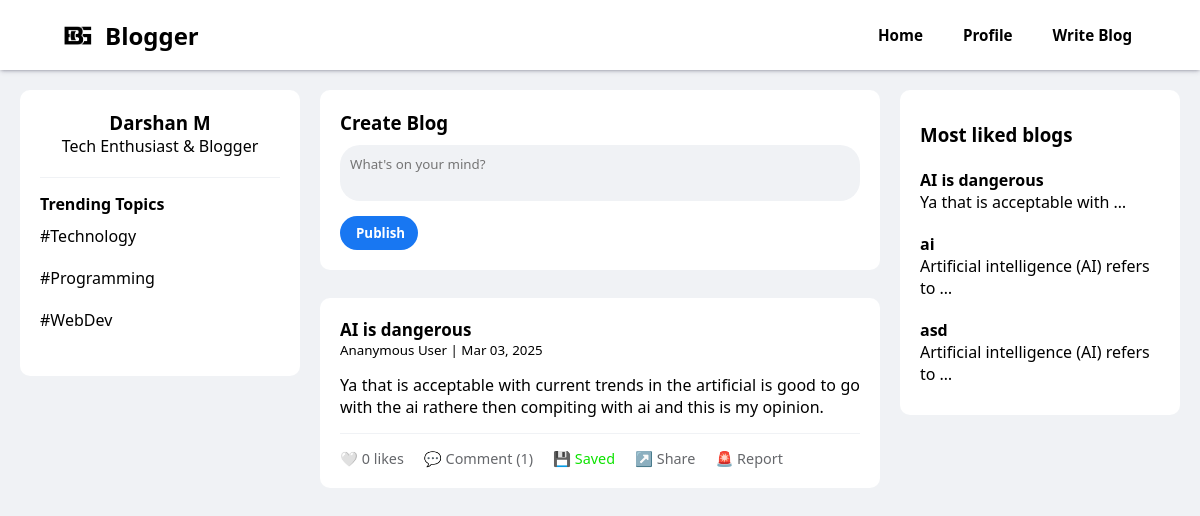
The app's page /blog/AI is dangerous/1/ (signed in) with its own data.
### home/models.py (models this page shows, shortened)
class Blogs(models.Model):
    user_name=models.CharField(max_length=100)
    title=models.CharField(max_length=100,default='Blog')
    content =models.TextField(max_length=10000)
    date =models.DateField()
    ananymous=models.BooleanField(default=False)
    likes=models.IntegerField(default=0)
    blockcomments=models.BooleanField(default=False)
    reported=models.IntegerField(default=0)

### home/views.py (the view)
# urls.py: path("blog/<title>/<int:id>/",views.ananymousGetSharedblog,name="Get shared Blog"),
def ananymousGetSharedblog(request,title,id):
    data=Blogs.objects.get(id=id)
    title=title.replace('_',' ')
    if title != data.title:
        return HttpResponse('Invalid URL!')
    if isinstance(request.user, AnonymousUser):
        return render(request,'sharedBlog.html',{'blog': data })
    else:
        data=Blogs.objects.filter(id=id)
        serializer=BlogSerializer(data,many=True)
        d=serializer.data
        details=Details.objects.filter(user_name=request.user).first()
        saved_blogs = details.saved if details else []
        for blog in d:
            if Likes.objects.filter(blog_id=blog['id'], user_name=request.user).exists():
                blog['liked'] = True
            blog['date'] = datetime.strptime(blog['date'], '%Y-%m-%d').strftime('%b %d, %Y')
            blog['comments'] = Comments.objects.filter(blog_id=blog['id']).order_by('-id')
            blog['no_of_comments'] = len(blog['comments'])
            blog['save']=False
            if blog['id'] in saved_blogs:
                blog['save'] = True
        trending = Blogs.objects.exclude(user_name=request.user).order_by('-likes')[:5]
        return render(request,'index.html',{'blogs': d,'trending': trending})

### templates/index.html (shortened to what this page needs)
{% extends "base.html" %} {% block css %}
<link rel="stylesheet" href="\static\index.css" />
{% endblock css %}
{% block body %}
<body>
  <div class="main-container">
    <aside class="sidebar">
      <div class="profile-card">
        <h3>{{request.user.get_full_name}}</h3>
        <p>Tech Enthusiast & Blogger</p>
      </div>
      <div class="trending">
        <h4>Trending Topics</h4>
        <div class="trending-item">
          <span>#Technology</span>
        </div>
        <div class="trending-item">
          <span>#Programming</span>
        </div>
        <div class="trending-item">
          <span>#WebDev</span>
        </div>
      </div>
    </aside>
    <main class="feed">
      <div class="create-post">
        <h3>Create Blog</h3>
        <form action="" method="POST">
          <textarea name="content" class="post-input" placeholder="What's on your mind?"></textarea>
          <button type="submit" class="btn btn-primary" style="margin-top: 10px;">Publish</button>
        </form>
      </div>
      {% for blog in blogs %}
      {% if blog.reported < 10 %}
      <div id="post-card{{blog.id}}" class="post-card">
        <div class="post-header">
          <div class="post-meta">
            <strong style="font-size: 17px;">{{ blog.title }}</strong>
            <small>
              {% if blog.ananymous %}
              <span class="span">Ananymous User
              </span>
              {% else %}
              <span class="span">{{blog.user_name}}
                {% if blog.user_name == "admin" %}
                <img src="\static\verified.png" alt="verified" style="width: 10px; height: 11px;">
                {% endif %}
              </span>
              {% endif %}
              | {{ blog.date }}</small>
          </div>
        </div>
        {% if blog.content|length > 320 %}
        <p class="blog-para blog-para{{blog.id}}">{{ blog.content|linebreaksbr }}</p>
        <a class="readmore readmore{{blog.id}}" onclick="readmore('{{blog.id}}')">Read more...</a>
        {% else %}
        <p class="blog-para blog-para{{blog.id}}" style="text-align: justify; height:auto">{{blog.content|linebreaksbr}}
        </p>
        {% endif %}
        <div class="post-actions" style="position: relative;">
          <button id="likes{{blog.id}}" class="action-btn" onclick="blogLike('{{ blog.id }}')">
            {% if blog.liked %}
            ❤️
            {% else %}
            🤍
            {% endif %}
            {{blog.likes}} likes
          </button>
          <button id="n-comments{{blog.id}}" class="action-btn comment-toggle">💬 Comment
            ({{blog.no_of_comments}})</button>
          <div id="blogbtns{{blog.id}}" class="blogbtns">
            {% if blog.save == True %}
            <button id="save{{blog.id}}" onclick="saveblog('{{blog.id}}')" class="action-btn" style="color: #0de300;">💾
              Saved</button>
            {% else %}
            <button id="save{{blog.id}}" onclick="saveblog('{{blog.id}}')" class="action-btn">💾 Save</button>
            {% endif %}
            <button id="" onclick="shareBlog('{{blog.id}}','{{blog.title}}')" class="action-btn">↗️ Share</button>
            <button id="" onclick="reportblog('{{blog.id}}')" class="action-btn">🚨 Report</button>
          </div>
        </div>
      </div>
      {% endif %}
      {% endfor %}
    </main>
    <aside class="sidebar">
      <h3 style="margin: 12px 0;">Most liked blogs</h3>
      {% for trend in trending %}
      <div onclick="showBlog('{{trend.id}}')" class="trending-item">
        <div>
          <strong>{{trend.title}}</strong>
          <p>{{ trend.content|truncatewords:5 }}</p>
        </div>
      </div>
      {% endfor %}
    </aside>
  </div>
</body>
{% endblock body %}

### static/nav.css (style rules this page uses)
* { box-sizing: border-box; font-family: "Segoe UI", Tahoma, Geneva, Verdana, sans-serif; }
body { padding: 0; margin: 0; font-family: "Poppins", sans-serif; }

### static/index.css (style rules this page uses)
* { margin: 0; padding: 0; box-sizing: border-box; font-family: "Segoe UI", Tahoma, Geneva, Verdana, sans-serif; }
body { background-color: #f0f2f5; }
.btn { padding: 0.5rem 1rem; border: none; border-radius: 20px; cursor: pointer; font-weight: 600; }
.btn-primary { background-color: #1877f2; color: white; width: 78px; }
.main-container { max-width: 1200px; margin: 0 auto; padding: 20px; display: grid; grid-template-columns: 1fr 2fr 1fr; gap: 20px; }
.sidebar { background: white; border-radius: 10px; padding: 20px; height: fit-content; position: sticky; top: 90px; }
.profile-card { text-align: center; padding-bottom: 20px; border-bottom: 1px solid #f0f2f5; }
.feed { display: flex; flex-direction: column; gap: 20px; }
.post-card { background: white; border-radius: 10px; padding: 20px; }
.post-header { display: flex; align-items: center; gap: 10px; margin-bottom: 15px; }
.post-meta { display: flex; flex-direction: column; }
.post-actions { display: flex; gap: 20px; padding-top: 15px; border-top: 1px solid #f0f2f5; margin-top: 15px; }
.action-btn { display: flex; align-items: center; gap: 5px; background: none; border: none; cursor: pointer; color: #65676b; font-size: 0.9rem; }
.create-post { background: white; border-radius: 10px; padding: 20px; margin-bottom: 8px; }
.post-input { width: 100%; padding: 10px; border: none; border-radius: 20px; background-color: #f0f2f5; margin-top: 10px; resize: none; }
.trending { padding: 15px 0; }
.trending-item { display: flex; align-items: center; gap: 10px; padding: 10px 0; cursor: pointer; }
.blog-para { height: 90px; overflow: hidden; }
:root { --card-background: #ffffff; --text-color: #1f2937; }
.blogbtns { display: flex; gap: 20px; }

### records on screen
Blogs: title "AI is dangerous", content "Ya that is acceptable with current trends in the artificial is good to go with the ai rathere then compiting with ai and this is my opinion.", title "AI is dangerous", content "Ya that is acceptable with …"
Blogs: title "ai", content "Artificial intelligence (AI) refers to …"
Blogs: title "asd", content "Artificial intelligence (AI) refers to …"

### other values on screen
{{ request.user.get_full_name }} "Darshan M"
{{ blog.date }} "Mar 03, 2025"
{{ blog.likes }} "0"
{{ blog.no_of_comments }} "1"
